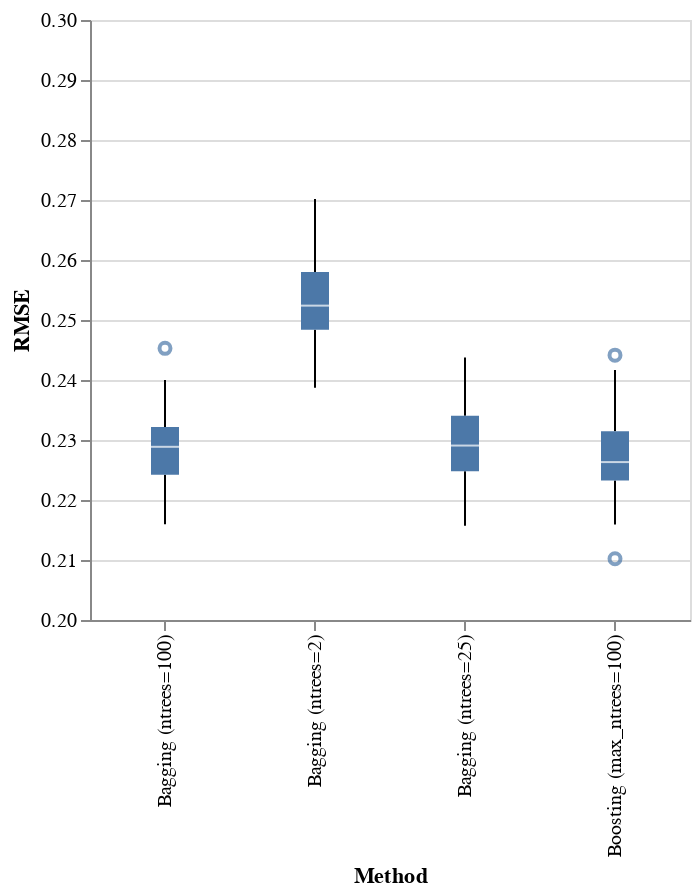

The notebook cell saved with this chart:
### Code cell
import altair as alt

alt.Chart(results).mark_boxplot().encode(
    alt.Y("RMSE:Q", scale=alt.Scale(domain=[0.2, 0.3])),
    x='Method',
).properties(width=300)

### Figure 1 — Vega-Lite specification as saved in the notebook (floating-point values rounded to 4 significant figures; data arrays with more than 128 entries replaced by an {"elided": "..."} marker saying what was removed)
{"config": {"view": {"continuousWidth": 300, "continuousHeight": 300}}, "data": {"name": "data-7941b87668d8d1d46adf61c431de1b54"}, "mark": {"type": "boxplot"}, "encoding": {"x": {"field": "Method", "type": "nominal"}, "y": {"field": "RMSE", "scale": {"domain": [0.2, 0.3]}, "type": "quantitative"}}, "width": 300, "$schema": "https://vega.github.io/schema/vega-lite/v5.8.0.json", "datasets": {"data-7941b87668d8d1d46adf61c431de1b54": {"elided": "200 records"}}}
